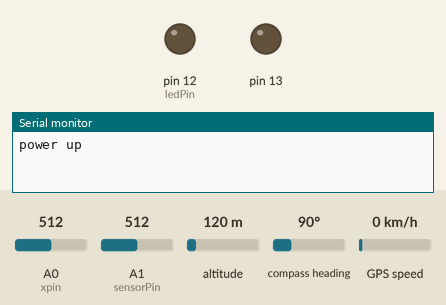
The sketch below on a simulated Arduino Uno, built with avr-gcc and run on an emulated ATmega328P. Shown: output pins drawn as LEDs (lit = HIGH), the last lines printed to the serial monitor. The inputs (shaded band) are chosen by the test bench; at power-on: A0 (xpin) = 512, A1 (sensorPin) = 512, altitude 120 m, compass heading 90°, GPS speed 0 km/h. The GPS gets a fix after 3 s at 37.7749, -122.4194 with 8 satellites; the modem accepts every AT command (registered, SIM ready, sends succeed) and sends nothing else.

Above: at 0.1 s.
At 3.1 s:
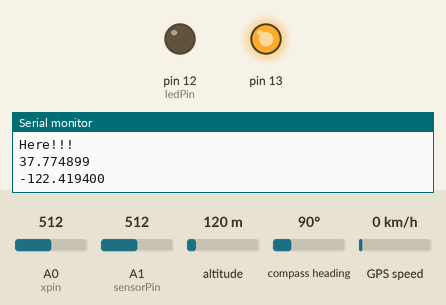
At 7.0 s:
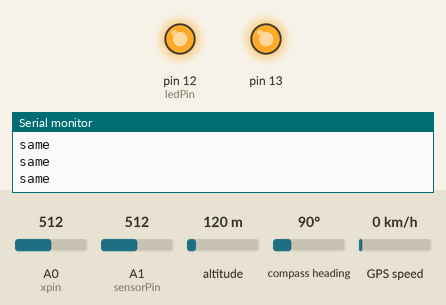
Timing chart, 0 to 8.5 s (numbered marks = the images above):
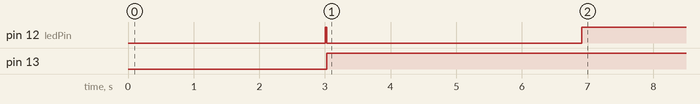

Measured:
- by itself, pin 12 (ledPin): LOW → HIGH at 3.0 s, → LOW 0.02 s later, → HIGH 3.9 s later
- by itself, pin 13: LOW → HIGH at 3.0 s

The sketch:

final.ino
```cpp
#include <TinyGPS++.h>
#include <SoftwareSerial.h>
static const int RXPin = 2, TXPin = 3;
static const uint32_t GPSBaud = 9600;
SoftwareSerial SIM900(9, 8); // configure software serial port
// The TinyGPS++ object
String a="",b="";
double lat1,long1,lat2,long2;
TinyGPSPlus gps;
// The serial connection to the GPS device
SoftwareSerial ss(RXPin, TXPin);
int c=0;
int sensorPin=A1;
int ledPin =  12;
int sensorValue=0;
int xpin = A0;
unsigned long last,start;
int z=0;
void setup() {
  z=analogRead(xpin);
  start=last=millis();
  pinMode(13,OUTPUT);
  pinMode(ledPin, OUTPUT);
  SIM900.begin(19200);
  Serial.begin(19200);
  ss.begin(GPSBaud);
  Serial.println("power up" );
  delay(3000);
  lat1=gps.location.lat();
  long1=gps.location.lng();
  Serial.println(lat1 );
  Serial.println(long1);

}
void loop(){
    int x=analogRead(xpin);
    sensorValue= analogRead(sensorPin);

    digitalWrite(ledPin,HIGH);
   while (ss.available() > 0)
    if (gps.encode(ss.read())){
     if (gps.location.isValid())
      {
        lat2=gps.location.lat();
        long2=gps.location.lng();
//        Serial.println("Hello");
        if((lat2>(lat1+.00002)||lat2<(lat1-.00002))||(long2>(long1+.00002)||long2<(long1-.00002)))
         {
           sensorValue= analogRead(sensorPin);
          if((sensorValue>=430)&&((z+20)>=x && (z-20)<=x))
           {
             Serial.println("Hello!!!");
             last=millis();
             if((last-start)>1000 && x>100)
             {
               Serial.println("Here!!!");
              digitalWrite(13,HIGH);
              digitalWrite(ledPin,LOW);
             }
           }
           a=String(lat2,6);//lat
           Serial.println(a);
        //Serial.print(F(","));
           b=String(long2,6);//long
           Serial.println(b);
           SubmitHttpRequest();
          lat1=lat2;
          long1=long2;
         }
         else
         Serial.println("same");
       }
    }
}
void SubmitHttpRequest()
{
   SIM900.println("AT+CSQ"); // Signal quality check
   delay(100);
   SIM900.println("AT+CGATT?"); //Attach or Detach from GPRS Support
   delay(100);
   SIM900.println("AT+SAPBR=3,1,\"CONTYPE\",\"GPRS\"");//setting the SAPBR, the connection type is using gprs
   delay(500);
   SIM900.println("AT+SAPBR=3,1,\"APN\",\"CMNET\"");//setting the APN, Access point name string
   delay(1000);
   SIM900.println("AT+SAPBR=1,1");//setting the SAPBR
   delay(500);
   SIM900.println("AT+HTTPINIT"); //init the HTTP request
   delay(500);
   //String name="abc";
   //String sem="xyz"
   String url="AT+HTTPPARA=\"URL\",\"http://creditcrunchers.16mb.com/Redirect2.php?Name=Abhishek&CarNo=WB-02Q-3518&Lat="+a+"&Lng="+b+"&Status=No"+"\"";
   SIM900.println(url);// setting the httppara, the second parameter is the website you want to access
  delay(1000);
  SIM900.println("AT+HTTPACTION=0");//submit the request
  //delay(2000);//the delay is very important, the delay time is base on the return from the website, if the return datas are very large, the time required longer.
  Serial.println("value send");
 }
```
